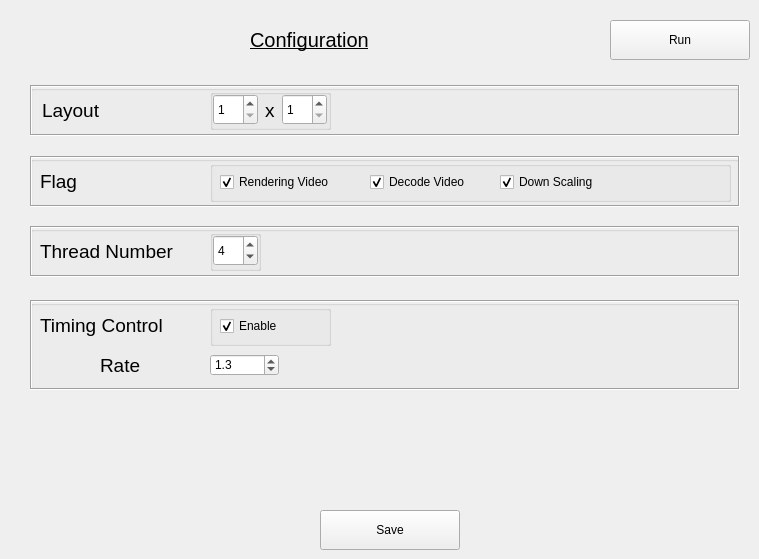
    <widget class="QWidget" name="tab_decode_sample">
     <attribute name="title">
      <string>Decode Sample</string>
     </attribute>
     <widget class="QPushButton" name="pushButtonRunDecodeSample">
      <property name="geometry">
       <rect>
        <x>610</x>
        <y>20</y>
        <width>140</width>
        <height>40</height>
       </rect>
      </property>
      <property name="text">
       <string>Run</string>
      </property>
     </widget>
     <widget class="QLabel" name="label_conf_decode">
      <property name="geometry">
       <rect>
        <x>240</x>
        <y>20</y>
        <width>141</width>
        <height>40</height>
       </rect>
      </property>
      <property name="font">
       <font>
        <pointsize>15</pointsize>
        <underline>true</underline>
       </font>
      </property>
      <property name="frameShape">
       <enum>QFrame::NoFrame</enum>
      </property>
      <property name="frameShadow">
       <enum>QFrame::Sunken</enum>
      </property>
      <property name="lineWidth">
       <number>1</number>
      </property>
      <property name="text">
       <string>Configuration</string>
      </property>
      <property name="textFormat">
       <enum>Qt::AutoText</enum>
      </property>
      <property name="indent">
       <number>10</number>
      </property>
     </widget>
     <widget class="QGroupBox" name="group_lay_decode">
      <property name="geometry">
       <rect>
        <x>30</x>
        <y>85</y>
        <width>710</width>
        <height>51</height>
       </rect>
      </property>
      <property name="title">
       <string/>
      </property>
      <widget class="QLabel" name="border_lay_decode">
       <property name="geometry">
        <rect>
         <x>0</x>
         <y>0</y>
         <width>710</width>
         <height>51</height>
        </rect>
       </property>
       <property name="frameShape">
        <enum>QFrame::Box</enum>
       </property>
       <property name="frameShadow">
        <enum>QFrame::Sunken</enum>
       </property>
       <property name="text">
        <string/>
       </property>
      </widget>
      <widget class="QLabel" name="label_lay_decode">
       <property name="geometry">
        <rect>
         <x>2</x>
         <y>5</y>
         <width>80</width>
         <height>40</height>
        </rect>
       </property>
       <property name="font">
        <font>
         <pointsize>14</pointsize>
         <underline>false</underline>
        </font>
       </property>
       <property name="frameShape">
        <enum>QFrame::NoFrame</enum>
       </property>
       <property name="frameShadow">
        <enum>QFrame::Sunken</enum>
       </property>
       <property name="lineWidth">
        <number>1</number>
       </property>
       <property name="text">
        <string>Layout</string>
       </property>
       <property name="textFormat">
        <enum>Qt::AutoText</enum>
       </property>
       <property name="indent">
        <number>10</number>
       </property>
      </widget>
      <widget class="QGroupBox" name="size_lay_decode">
       <property name="geometry">
        <rect>
         <x>180</x>
         <y>4</y>
         <width>121</width>
         <height>41</height>
        </rect>
       </property>
       <property name="title">
        <string/>
       </property>
       <widget class="QLabel" name="x_lay_decode">
        <property name="geometry">
         <rect>
          <x>55</x>
          <y>13</y>
          <width>16</width>
          <height>16</height>
         </rect>
        </property>
        <property name="font">
         <font>
          <pointsize>14</pointsize>
         </font>
        </property>
        <property name="text">
         <string>x</string>
        </property>
       </widget>
       <widget class="QSpinBox" name="row_spin_decode">
        <property name="geometry">
         <rect>
          <x>3</x>
          <y>5</y>
          <width>45</width>
          <height>31</height>
         </rect>
        </property>
        <property name="minimum">
         <number>1</number>
        </property>
        <property name="maximum">
         <number>8</number>
        </property>
       </widget>
       <widget class="QSpinBox" name="column_spin_decode">
        <property name="geometry">
         <rect>
          <x>72</x>
          <y>5</y>
          <width>45</width>
          <height>31</height>
         </rect>
        </property>
        <property name="minimum">
         <number>1</number>
        </property>
        <property name="maximum">
         <number>8</number>
        </property>
       </widget>
      </widget>
     </widget>
     <widget class="QGroupBox" name="group_flag">
      <property name="geometry">
       <rect>
        <x>30</x>
        <y>156</y>
        <width>710</width>
        <height>51</height>
       </rect>
      </property>
      <property name="title">
       <string/>
      </property>
      <widget class="QLabel" name="label_flag">
       <property name="geometry">
        <rect>
         <x>0</x>
         <y>5</y>
         <width>125</width>
         <height>40</height>
        </rect>
       </property>
       <property name="font">
        <font>
         <pointsize>14</pointsize>
         <underline>false</underline>
        </font>
       </property>
       <property name="frameShape">
        <enum>QFrame::NoFrame</enum>
       </property>
       <property name="frameShadow">
        <enum>QFrame::Sunken</enum>
       </property>
       <property name="lineWidth">
        <number>1</number>
       </property>
       <property name="text">
        <string>Flag</string>
       </property>
       <property name="textFormat">
        <enum>Qt::AutoText</enum>
       </property>
       <property name="indent">
        <number>10</number>
       </property>
      </widget>
      <widget class="QLabel" name="border_flag">
       <property name="geometry">
        <rect>
         <x>0</x>
         <y>0</y>
         <width>710</width>
         <height>51</height>
        </rect>
       </property>
       <property name="frameShape">
        <enum>QFrame::Box</enum>
       </property>
       <property name="frameShadow">
        <enum>QFrame::Sunken</enum>
       </property>
       <property name="text">
        <string/>
       </property>
      </widget>
      <widget class="QGroupBox" name="checkBoxes_flag">
       <property name="geometry">
        <rect>
         <x>180</x>
         <y>5</y>
         <width>521</width>
         <height>41</height>
        </rect>
       </property>
       <property name="title">
        <string/>
       </property>
       <widget class="QCheckBox" name="checkBoxRenderingVideo">
        <property name="geometry">
         <rect>
          <x>10</x>
          <y>10</y>
          <width>171</width>
          <height>22</height>
         </rect>
        </property>
        <property name="text">
         <string>Rendering Video</string>
        </property>
        <property name="checked">
         <bool>true</bool>
        </property>
       </widget>
       <widget class="QCheckBox" name="checkBoxDecodeVideo">
        <property name="geometry">
         <rect>
          <x>160</x>
          <y>10</y>
          <width>171</width>
          <height>22</height>
         </rect>
        </property>
        <property name="text">
         <string>Decode Video</string>
        </property>
        <property name="checked">
         <bool>true</bool>
        </property>
       </widget>
       <widget class="QCheckBox" name="checkBoxDownScaling">
        <property name="geometry">
         <rect>
          <x>290</x>
          <y>10</y>
          <width>141</width>
          <height>22</height>
         </rect>
        </property>
        <property name="text">
         <string>Down Scaling</string>
        </property>
        <property name="checked">
         <bool>true</bool>
        </property>
       </widget>
      </widget>
     </widget>
     <widget class="QGroupBox" name="group_thread_number">
      <property name="geometry">
       <rect>
        <x>30</x>
        <y>226</y>
        <width>710</width>
        <height>51</height>
       </rect>
      </property>
      <property name="title">
       <string/>
      </property>
      <widget class="QLabel" name="label_thread_number">
       <property name="geometry">
        <rect>
         <x>0</x>
         <y>5</y>
         <width>170</width>
         <height>40</height>
        </rect>
       </property>
       <property name="font">
        <font>
         <pointsize>14</pointsize>
         <underline>false</underline>
        </font>
       </property>
       <property name="frameShape">
        <enum>QFrame::NoFrame</enum>
       </property>
       <property name="frameShadow">
        <enum>QFrame::Sunken</enum>
       </property>
       <property name="lineWidth">
        <number>1</number>
       </property>
       <property name="text">
        <string>Thread Number</string>
       </property>
       <property name="textFormat">
        <enum>Qt::AutoText</enum>
       </property>
       <property name="indent">
        <number>10</number>
       </property>
      </widget>
      <widget class="QLabel" name="border_thread_number">
       <property name="geometry">
        <rect>
         <x>0</x>
         <y>0</y>
         <width>710</width>
         <height>51</height>
        </rect>
       </property>
       <property name="frameShape">
        <enum>QFrame::Box</enum>
       </property>
       <property name="frameShadow">
        <enum>QFrame::Sunken</enum>
       </property>
       <property name="text">
        <string/>
       </property>
      </widget>
      <widget class="QGroupBox" name="spin_border">
       <property name="geometry">
        <rect>
         <x>180</x>
         <y>4</y>
         <width>51</width>
         <height>41</height>
        </rect>
       </property>
       <property name="title">
        <string/>
       </property>
       <widget class="QSpinBox" name="spin_thread_number">
        <property name="geometry">
         <rect>
          <x>3</x>
          <y>5</y>
          <width>45</width>
          <height>31</height>
         </rect>
        </property>
        <property name="minimum">
         <number>1</number>
        </property>
        <property name="maximum">
         <number>8</number>
        </property>
        <property name="value">
         <number>4</number>
        </property>
       </widget>
      </widget>
     </widget>
     <widget class="QGroupBox" name="group_timing_control">
      <property name="geometry">
       <rect>
        <x>30</x>
        <y>300</y>
        <width>710</width>
        <height>90</height>
       </rect>
      </property>
      <property name="title">
       <string/>
      </property>
      <widget class="QLabel" name="label_timing_control_3">
       <property name="geometry">
        <rect>
         <x>0</x>
         <y>5</y>
         <width>170</width>
         <height>40</height>
        </rect>
       </property>
       <property name="font">
        <font>
         <pointsize>14</pointsize>
         <underline>false</underline>
        </font>
       </property>
       <property name="frameShape">
        <enum>QFrame::NoFrame</enum>
       </property>
       <property name="frameShadow">
        <enum>QFrame::Sunken</enum>
       </property>
       <property name="lineWidth">
        <number>1</number>
       </property>
       <property name="text">
        <string>Timing Control</string>
       </property>
       <property name="textFormat">
        <enum>Qt::AutoText</enum>
       </property>
       <property name="indent">
        <number>10</number>
       </property>
      </widget>
      <widget class="QLabel" name="border_timing_control">
       <property name="geometry">
        <rect>
         <x>0</x>
         <y>0</y>
         <width>710</width>
         <height>90</height>
        </rect>
       </property>
       <property name="frameShape">
        <enum>QFrame::Box</enum>
       </property>
       <property name="frameShadow">
        <enum>QFrame::Sunken</enum>
       </property>
       <property name="text">
        <string/>
       </property>
      </widget>
      <widget class="QLabel" name="label_rate">
       <property name="geometry">
        <rect>
         <x>60</x>
         <y>45</y>
         <width>101</width>
         <height>40</height>
        </rect>
       </property>
       <property name="font">
        <font>
         <pointsize>14</pointsize>
         <underline>false</underline>
        </font>
       </property>
       <property name="frameShape">
        <enum>QFrame::NoFrame</enum>
       </property>
       <property name="frameShadow">
        <enum>QFrame::Sunken</enum>
       </property>
       <property name="lineWidth">
        <number>1</number>
       </property>
       <property name="text">
        <string>Rate</string>
       </property>
       <property name="textFormat">
        <enum>Qt::AutoText</enum>
       </property>
       <property name="indent">
        <number>10</number>
       </property>
      </widget>
      <widget class="QDoubleSpinBox" name="doubleSpinBox">
       <property name="geometry">
        <rect>
         <x>180</x>
         <y>54</y>
         <width>69</width>
         <height>22</height>
        </rect>
       </property>
       <property name="decimals">
        <number>1</number>
       </property>
       <property name="singleStep">
        <double>0.100000000000000</double>
       </property>
       <property name="value">
        <double>1.300000000000000</double>
       </property>
      </widget>
      <widget class="QGroupBox" name="checkBoxes_flag_2">
       <property name="geometry">
        <rect>
         <x>180</x>
         <y>5</y>
         <width>121</width>
         <height>41</height>
        </rect>
       </property>
       <property name="title">
        <string/>
       </property>
       <widget class="QCheckBox" name="checkBoxTimingControlEnable">
        <property name="geometry">
         <rect>
          <x>10</x>
          <y>10</y>
          <width>81</width>
          <height>22</height>
         </rect>
        </property>
        <property name="text">
         <string>Enable</string>
        </property>
        <property name="checked">
         <bool>true</bool>
        </property>
       </widget>
      </widget>
     </widget>
     <widget class="QPushButton" name="pushButtonSaveDecodeSample">
      <property name="geometry">
       <rect>
        <x>320</x>
        <y>510</y>
        <width>140</width>
        <height>40</height>
       </rect>
      </property>
      <property name="text">
       <string>Save</string>
      </property>
     </widget>
    </widget>
